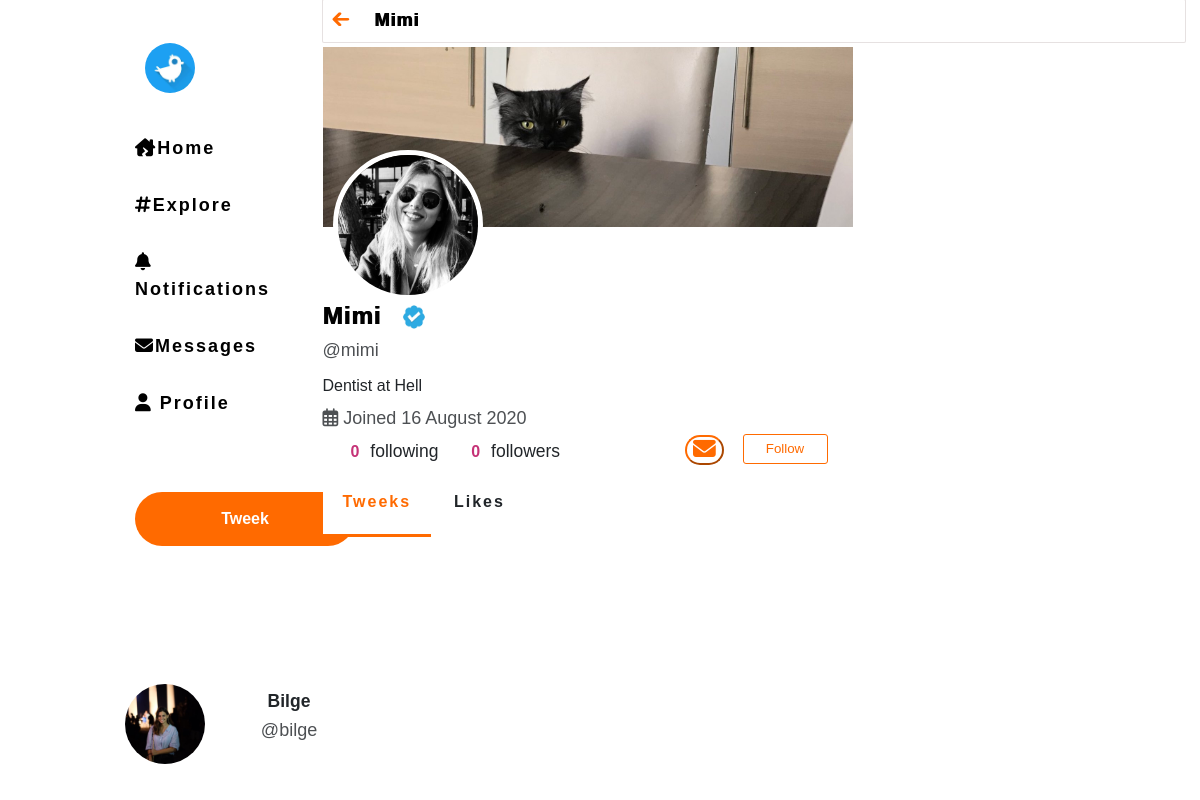
The app's page /mimi (signed in), older data.
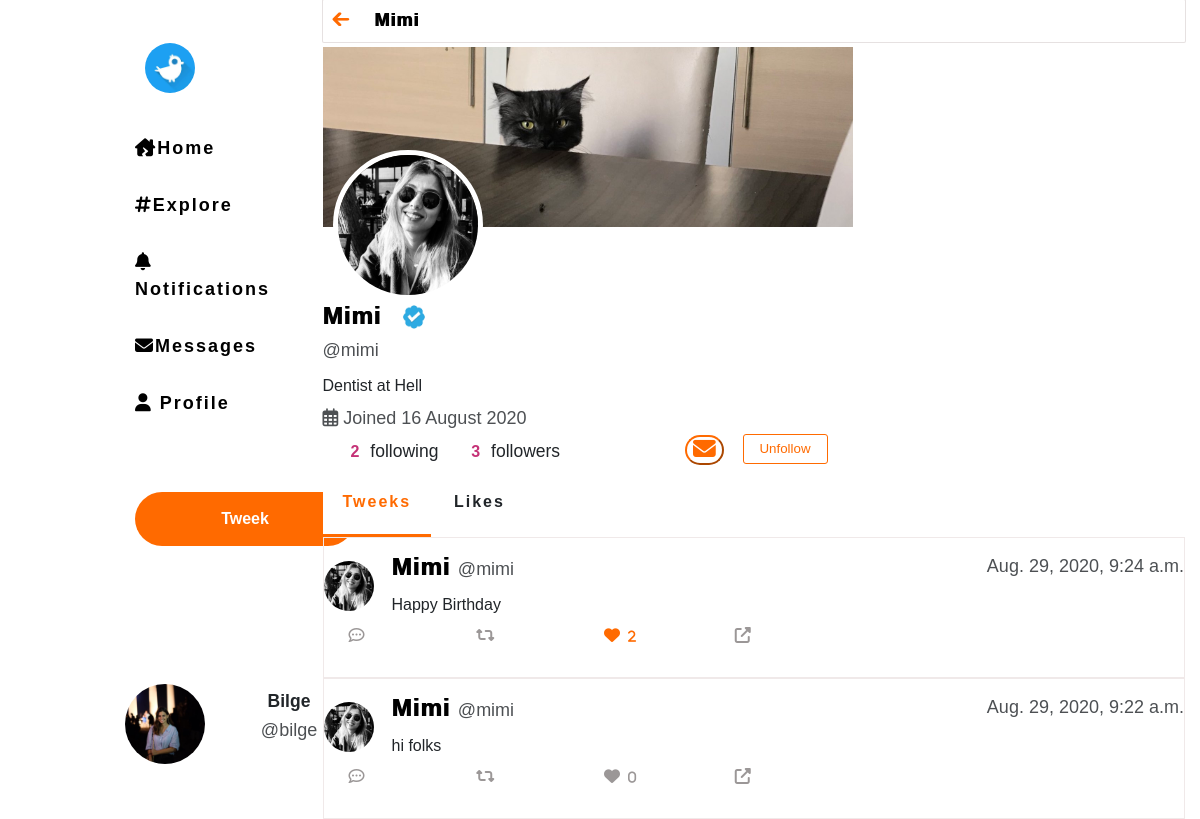
The same page, newer data.
### network/models.py (models this page shows)
class User(AbstractUser):
    pass

class UserProfile(models.Model):
    user = models.OneToOneField(User, related_name='profile', unique=True,
                                 on_delete=models.CASCADE)
    image = models.ImageField(upload_to="profile_image", blank=True,null=True)
    description = models.CharField(blank=True,max_length=100)
    city = models.CharField(max_length=64)
    firstname = models.CharField(max_length=64)

class UserPosts(models.Model):
    owner = models.ForeignKey(UserProfile,related_name='owner',
                                        on_delete=models.CASCADE)
    post = models.CharField(max_length=150)
    likes = models.ManyToManyField(User,related_name='likers',
                                        blank=True,null=True)
    timestamp = models.DateTimeField(auto_now=True)
    post_image = models.ImageField(blank=True,null=True,
                                    upload_to="post_image")

### network/views.py (the view)
# urls.py: path("<str:username>",views.other_profiles,name="other_profiles"),
def other_profiles(request,username):
        currentuser = request.user
        user = User.objects.filter(username = username).first()
        prf = UserProfile.objects.filter(user = user).first()
        following = user.following.all()
        followers = user.followers.all()
        userposts = UserPosts.objects.filter(owner = user.profile).all().order_by("-timestamp")
        is_following = Follower.objects.filter(following = user, follower = currentuser).exists()
        likedposts = LikedPost.objects.filter(liker = user).all()
        return render(request,"network/otherprofile.html",{"userposts" : userposts,"name" : request.user.profile.firstname,"is_following":is_following,
        "followers":followers,"following":following,"likedposts":likedposts,"profile":prf,"trends":trends_result[0]["trends"]})

### network/templates/network/otherprofile.html (shortened to what this page needs)
{% extends "network/layout.html" %}
{% block body %}
<div class="container">
  <h2 class="baslik" id="home"> <a href="{% url 'index' %}"><i class="fas fa-arrow-left"></i></a>{{ profile.firstname }}</h2>
  <a href="#" ><img class="backpc" src="media/profile_image/minnos.jpg"></a>
  <a href="#" ><img src="{{profile.image.url | default:'network/media/profile_image/egg.jpg'}}" class="circle-prof"></a>
  <div style ="margin-top:260px;"> <h1 class="baslik">{{ profile.firstname }} <img src= "media/profile_image/tick.jpg" width="50px" height="30px;"> </h1><p class="username">@{{profile.user.username}}</p>
  <p style="font-size: medium;">{{profile.description }}
  </p>
  <h6 class="username"> <i class="far fa-calendar-alt"></i> Joined {{ profile.user.date_joined |date:" d F Y"  }} </h3>
<h3> <button id="fsBtn"> {{ followers.count }} </button> following <button id="fBtn">{{ following.count }} </button> followers
  <button id="msjBtn" type="button"><i class="fas fa-envelope msjkutu"></i></button>
<form class="f-form" action="{% url 'follow' profile.user.id %}" method="GET" name="followed"> {%if is_following %}
  <input class="btn btn-danger follow-button" type="submit" value="Unfollow">
   {% else %}
   <input class="btn btn-primary follow-button" type="submit" value="Follow">
   {% endif %}
   </form></h3> </div>
<div class="butondiv">
<button id='userposts' class="butonlar butonactive" > Tweeks </button>
<button id='likedposts' class="butonlar"> Likes </button>
</div>
<div class="posted">
  {% for post in userposts %}
  <div class="post">
    <br>
    <div onclick='location.href="{% url 'post' post.id %}";' style="cursor: pointer;">
    <p class="username" style="float:right">{{post.timestamp}} </p>
    <a href="#" ><img src="{{post.owner.image.url | default:'network/media/profile_image/egg.jpg'}}" class="rounded-circle"> </a>
    <h1 class="baslik" style="display: inline;"> {{ post.owner.firstname }} </h1>
    <p class="username" style="display: inline;"> @{{ post.owner.user.username }}</p>
    <p class="posting"> {{ post.post }} </p>
    <i class="far fa-comment-dots" style="font-size:medium;"></i> <i style="font-size:medium;" class="fas fa-retweet"></i>
    {% if user in post.likes.all %}
    <i style="font-size:medium;" class="like__icon fa fa-heart liked" style="display: inline;"><span style="font-size:small;margin-left :8px;">{{post.likes.count}}</span></i>
    {% else %}
    <i style="font-size:medium;" class="like__icon fa fa-heart" style="display: inline;"><span style="font-size:small;margin-left :8px;">{{post.likes.count}}</span></i>
    {% endif %}
    <i style="font-size:medium;" class="fas fa-external-link-alt"></i>
  </div></div>
    {% endfor %}
  </div>
</div>
{% endblock %}

### network/templates/network/layout.html (shortened to what this page needs)
{% load static %}
<!DOCTYPE html>
<html lang="en">
    <head>
        <link rel="stylesheet" href="https://maxcdn.bootstrapcdn.com/bootstrap/3.3.6/css/bootstrap.min.css">
        <link rel="stylesheet" href="https://stackpath.bootstrapcdn.com/bootstrap/4.4.1/css/bootstrap.min.css">
        <link href="{% static 'network/styles.css' %}?version=1" rel="stylesheet">
    </head>
    <body>
            <div class="row">
              <div style="width: 25%;" class="firstcol">
                {% if user.is_authenticated %}
                <ul class="nav flex-column" style="width:fit-content">
                  <div style="margin-left: 120px;">
                    <li class="logo">
                       <a class="nav-link" href="{% url 'index' %}">  <img class="rounded-circle" alt="logo">
                </a>
                <br><br><br><br>
              </li>
              {% with url_name=request.resolver_match.url_name %}
                    <li class="nav-items {% if url_name == 'index' %}active{% endif %}">
                        <a class="nav-link" href="{% url 'index' %}"> <i class="fas fa-house-damage"></i><span class="hde">Home</span></a>
                    </li>
                    <li class="nav-items {% if url_name == 'explore' %}active{% endif %}">
                        <a class="nav-link" href="{% url 'explore' %}"> <i class="fa fa-hashtag"></i><span class="hde">Explore</span></a>
                    </li>
                    <li class="nav-items {% if url_name == 'notifications' %}active{% endif %}">
                      <a class="nav-link" href="{% url 'notifications' %}"><i class="fas fa-bell"></i><span class="hde">Notifications</span></a>
                    </li>
                    <li class="nav-items {% if url_name == 'inbox' %}active{% endif %}">
                      <a class="nav-link" href="{% url 'inbox' %}"> <i class="fas fa-envelope"></i><span class="hde">Messages</span></a>
                    </li>
                    <li class="nav-items {% if url_name == 'profile' %}active{% endif %}">
                      <a class="nav-link" href="{% url 'profile' %}"> <i class="fas fa-user"></i> <span class="hde">Profile</span></a>
                    </li>
                  </div>
                  {% endwith %}
                  </ul>
                  {% endif %}
                 {% if user.is_authenticated %}
                 <button class="tweekbutton" id="myBtn">Tweek</button>
              <div class="dropdown">
                  <button onclick="myFunction()" class="profilebutton" id="prbut"><img src="{{ user.profile.image.url | default:'media/profile_image/egg.jpg'}}" alt ="pp" class="rounded-circle" style="width:80px;height:80px;float:left;"><h3 class="pr">
                      {{ name | title }} </h6> <p class ="username"> @{{user.username}} </p> </button>
                  </div>
              {% endif %}
              </div>
              <div class="col-sm">
                {% block body %}
                {% endblock %}
              </div>
          </div>
</html>

### network/static/network/styles.css (style rules this page uses)
body { font-family: “Helvetica Neue”,Helvetica,Arial,sans-serif; }
.nav-items { font-size:large; font-weight: bold; letter-spacing:2px; margin:20px; font-family: Arial, Helvetica, sans-serif; }
.logo { margin:30px; }
.nav-link { color:black; }
.baslik { font-size: x-large; font-weight:bold; letter-spacing:1px; text-shadow: 1px 0; color:#000000; }
.dropdown { margin-top: 80px; margin-left: 130px; }
.tweekbutton { margin-top: 50px; margin-bottom: 40px; margin-left: 20px; width: 220px; padding: 15px; border-radius: 55px; background-color: #ff6a00; font-size: medium; font-weight:bold; color: white; border:none; }
#home { border-radius: 1px; box-shadow: 0px 0px 0px 1px rgba(173, 155, 155, 0.3); padding: 10px; font-size: large; }
.profilebutton { border-radius: 25px; width:250px; border: none; outline: none; background-color: white; padding: 10px; }
.username { font-weight: lighter; font-size:large; opacity:0.8; display: block; }
.rounded-circle { width:50px; height:50px; margin-top: 8px; margin-right: 18px; float: left; }
.pr { font-weight: bold; margin-top: 15px; }
.fa-retweet,.fa-comment-dots,.fa-heart,.fa-external-link-alt { font-size: 2.7em; color:#797373be; width: 100px; height: 50px; margin-left:25px; }
.fa-arrow-left { color:#ff6a00; margin-right: 25px; }
.tweetsec, .post { border: 1px solid rgb(240, 233, 233); }
.posting { font-size:medium; margin:5px; padding: 5px;; }
.circle-prof { border-radius: 100px; width: 150px; height: 150px; border: none; position: absolute; z-index: 2; top:150px; left:40px; border:5px solid white; }
.backpc { position: absolute; z-index: 1; height: 180px; width: 530px; }
.butonlar { font-size:medium; font-weight: bold; letter-spacing:2px; font-family:sans-serif; border:none; outline: none; padding: 20px; background-color: white; }
.butonactive { border-top: none; border-left:none; border-right:none; border-bottom: 3px solid #ff6a00; color: #ff6a00; }
#myBtn { margin-left:150px; }
#fBtn { border: none; margin-left: 22px; background-color: white; font-size: medium; color: rgb(197, 50, 119); font-weight: bold; }
#fsBtn { border: none; margin-left: 22px; background-color: white; font-size: medium; color: rgb(197, 50, 119); font-weight: bold; }
.follow-button { color: #ff6a00; font-family: "Helvetica"; font-size: 10pt; background-color: #ffffff; border: 1px solid; border-color: #ff6a00; border-radius: 3px; width: 85px; height: 30px; position: absolute; top: 434px; left: 450px; cursor: hand; }
.like__icon { font-size: 3.2rem; margin-right: 0.3rem; }
.like__icon.liked { color: #ff6a00; }
.msjkutu { color:#ff6a00; font-size:1.3em; }
#msjBtn { border-color:#ff6a00; border-radius: 25px; outline: none; background-color:white; margin-left:120px; }

Row changes from the older to the newer data that the page shows:
changed User (number 2 of 2 on the later page): count "0" → "2"; count "0" → "3"
added UserPosts: timestamp "Aug. 29, 2020, 9:24 a.m.", owner.image (picture), owner.firstname "Mimi", owner.user.username "mimi", post "Happy Birthday", likes.count "2"
added UserPosts: timestamp "Aug. 29, 2020, 9:22 a.m.", owner.image (picture), owner.firstname "Mimi", owner.user.username "mimi", post "hi folks", likes.count "0"
Text that changed along with them:
form field value: (not shown) → "Unfollow"
form field value: "Follow" → (not shown)
